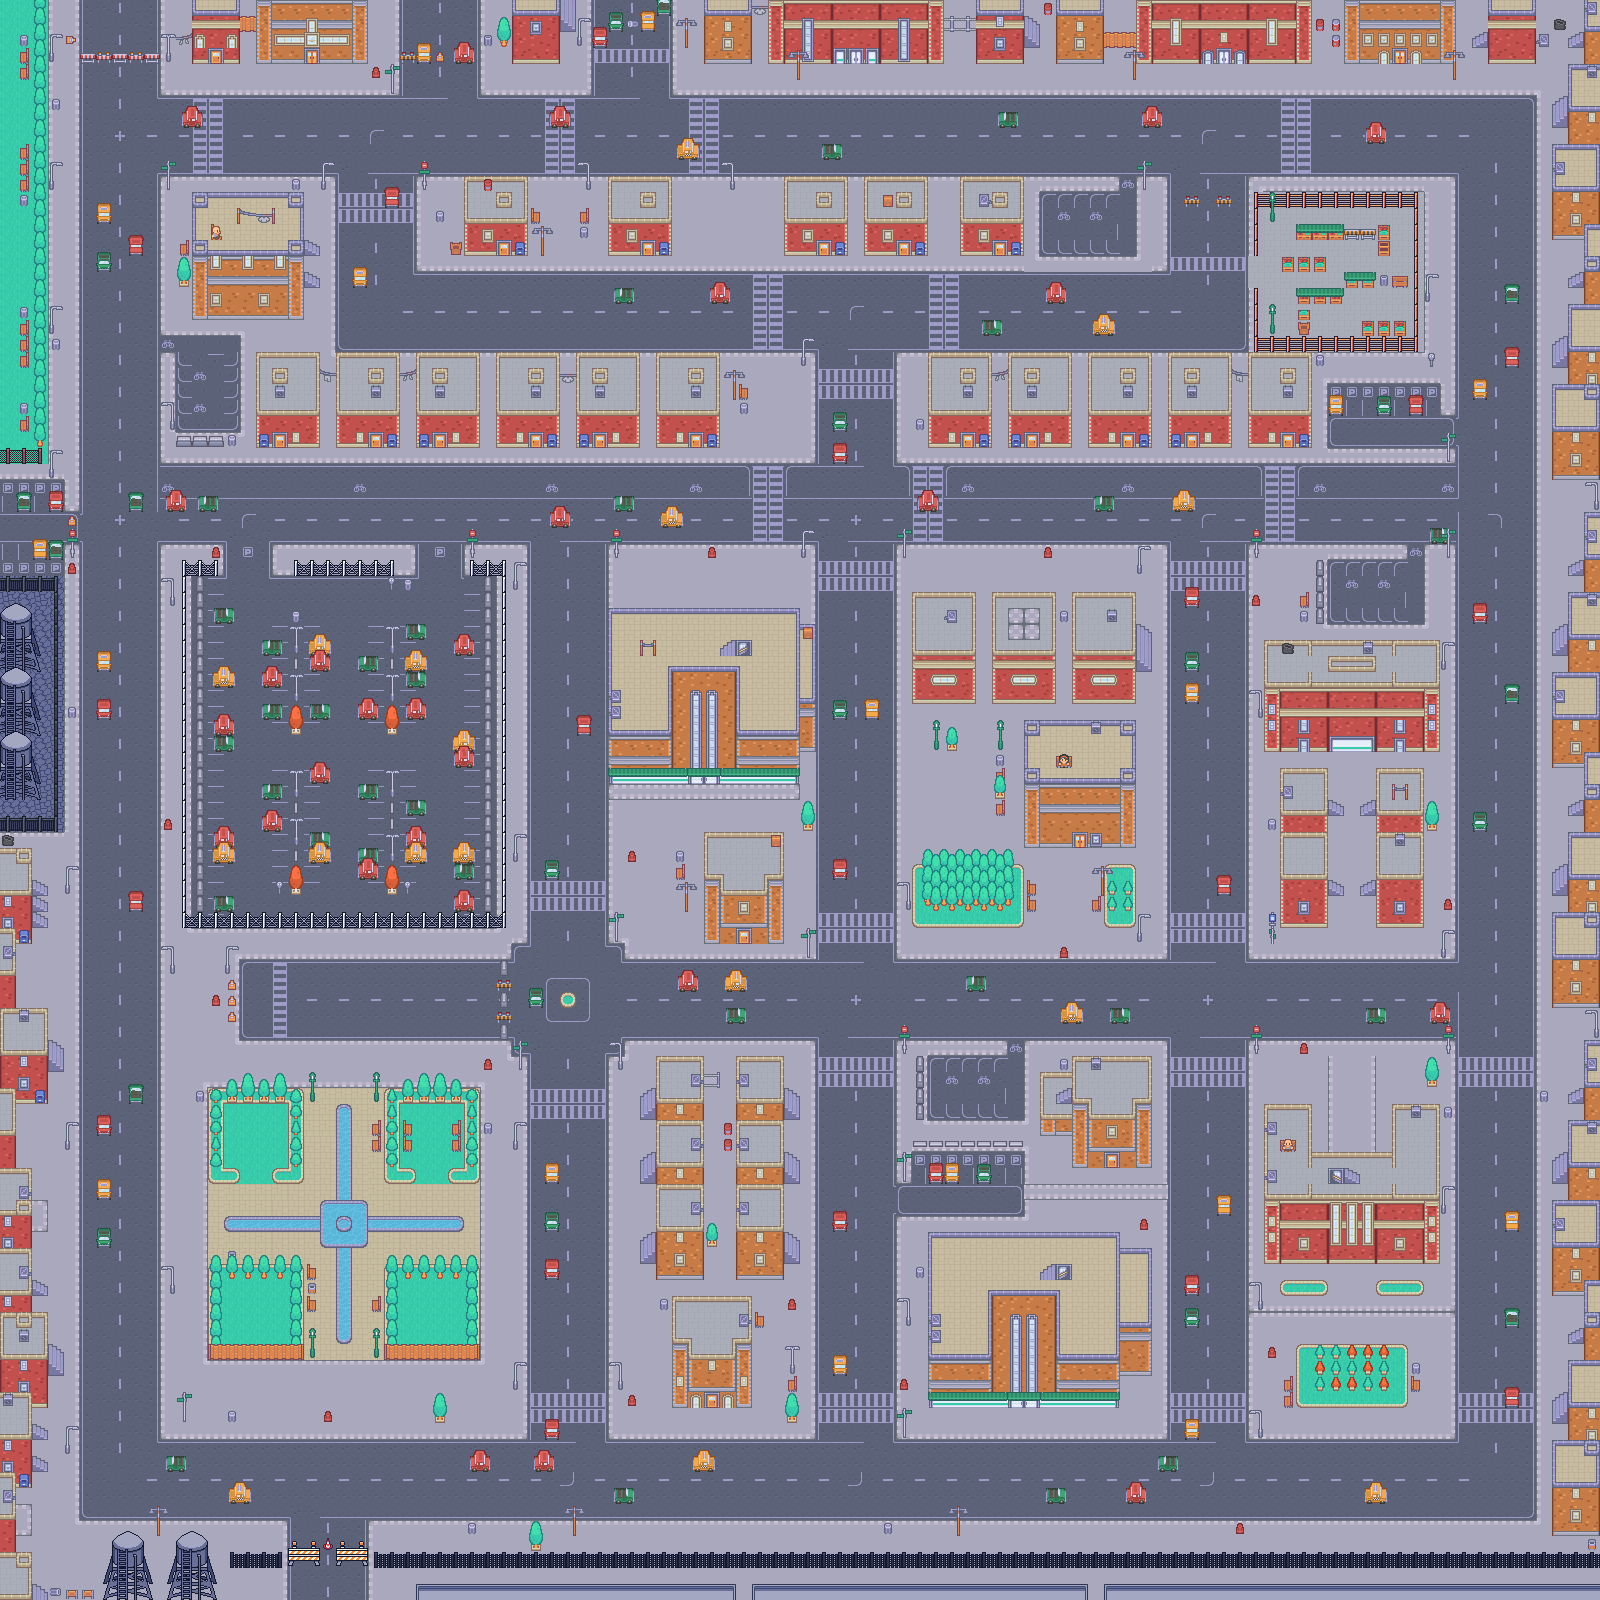

A level layout from a 2D game, rendered from its tile map. Below: a short description, then the map file with tile-grid data replaced by summaries:
An orthogonal 100x100 tile map with 16x16 px tiles, 5 tile layers (Sol, Batiments, Batiments2, Objets2, ...), 1 hidden layer not drawn, 2 tilesets.

<map version="1.9" tiledversion="1.9.2" orientation="orthogonal" renderorder="right-down" width="100" height="100" tilewidth="16" tileheight="16" infinite="0" nextlayerid="10" nextobjectid="1">
 <tileset firstgid="1" source="tilemap.tsx" />
 <tileset firstgid="487" source="outdoors.tsx" />
 <layer id="1" name="Sol" width="100" height="100">
  <data>[10000 cells, 10000 non-empty, 50 distinct tile ids]</data>
 </layer>
 <layer id="9" name="Sol2" width="100" height="100" visible="0">
  <data>[10000 cells, 44 non-empty, 3 distinct tile ids]</data>
 </layer>
 <layer id="3" name="Batiments" width="100" height="100">
  <data>[10000 cells, 1957 non-empty, 113 distinct tile ids]</data>
 </layer>
 <layer id="4" name="Batiments2" width="100" height="100">
  <data>[10000 cells, 299 non-empty, 73 distinct tile ids]</data>
 </layer>
 <layer id="6" name="Objets2" width="100" height="100">
  <data>[10000 cells, 1108 non-empty, 149 distinct tile ids]</data>
 </layer>
 <layer id="2" name="Objets" width="100" height="100">
  <data>[10000 cells, 348 non-empty, 76 distinct tile ids]</data>
 </layer>
</map>
